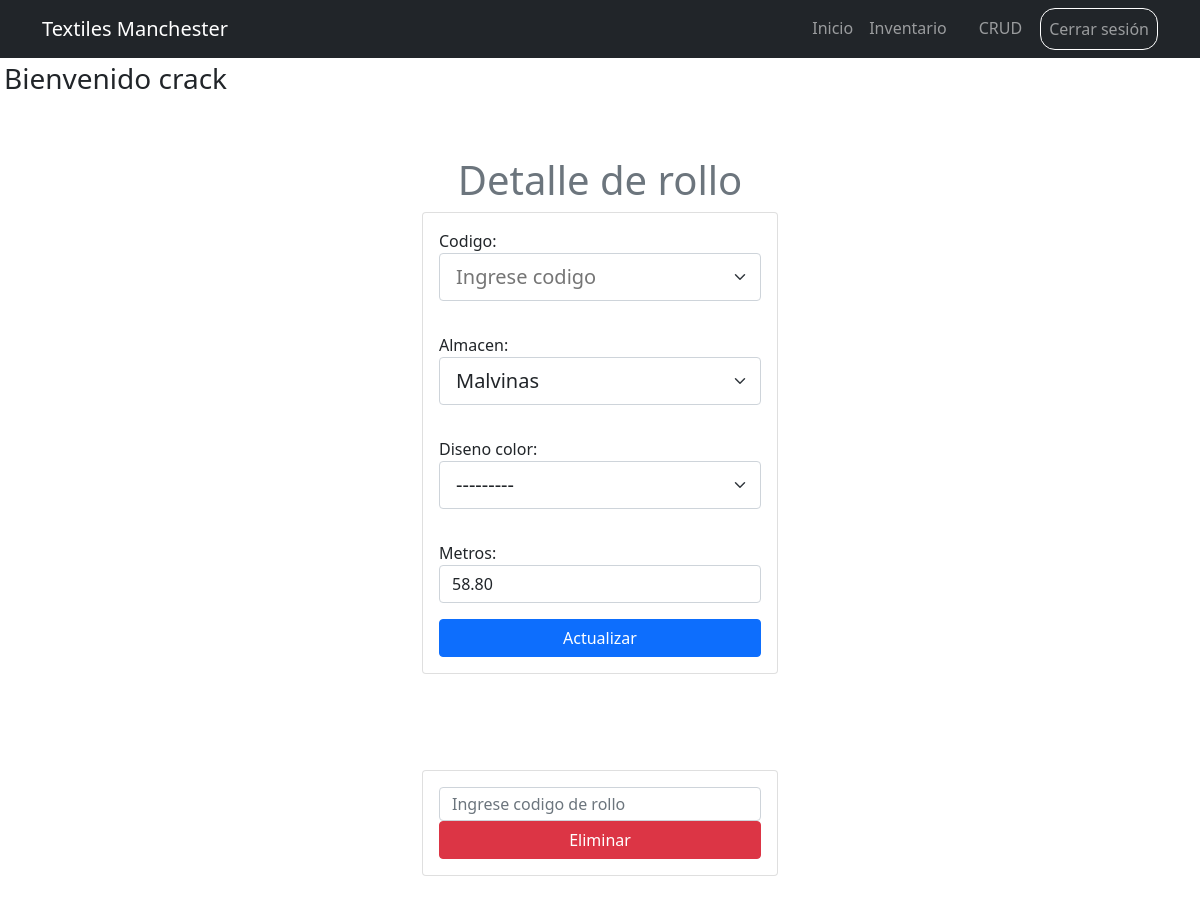
The app's page /inventario/1/ (signed in), older data.
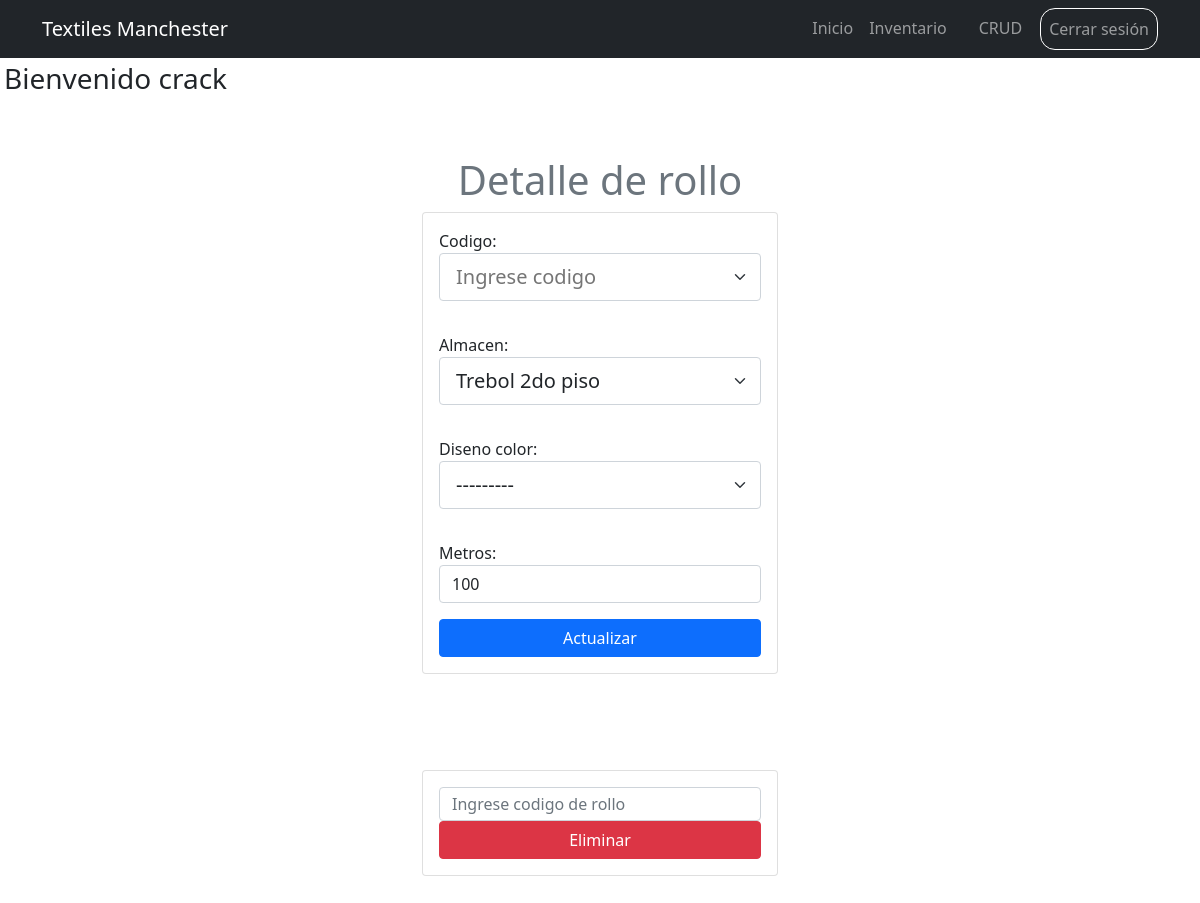
The same page, newer data.
### inventory/models.py (models this page shows, shortened)
class Rollos(models.Model):
    codigo = models.CharField(unique=True, max_length=20)
    almacen = models.ForeignKey(Almacen, on_delete=models.CASCADE)
    diseno_color = models.ForeignKey(Diseno_Color, on_delete=models.CASCADE)
    metros = models.CharField(max_length=10)
    created = models.DateTimeField(auto_now_add=True)
    user  = models.ForeignKey(User, on_delete=models.CASCADE)

### inventory/views.py (the view, shortened to what this page needs)
# urls.py: path('inventario/<int:rollo_id>/', views.rollo_detail, name='rollo_detail'),
@login_required
def rollo_detail(request, rollo_id):
    if request.method == 'GET':
        rollos = get_object_or_404(Rollos, pk=rollo_id)
        form = RollosForm(instance=rollos)
        return render(request, 'rollo_detail.html', {
            'rollos': rollos,
            'form': form})

### inventory/forms.py
class RollosForm(forms.ModelForm):
    class Meta:
        model = Rollos
        fields = ['codigo','almacen', 'diseno_color','metros']
        widgets = {
            'codigo': forms.TextInput(attrs={'class': 'form-select form-select-lg mb-3', 'placeholder': 'Ingrese codigo'}),
            'almacen': forms.Select(attrs={'class': 'form-select form-select-lg mb-3', 'placeholder': 'Seleccione almacen'}),
            'diseno_color': forms.Select(attrs={'class': 'form-select form-select-lg mb-3', 'placeholder': 'Seleccione diseño y color'}),
            'metros': forms.TextInput(attrs={'class': 'form-control', 'placeholder': 'Ingrese metraje'})
        }

### inventory/models.py (called while the page is built)
    def __str__(self):
        return self.name

### inventory/templates/rollo_detail.html (shortened to what this page needs)
{% extends 'base.html' %}
{% block content %}
<main class="container">
    <div class="row">
        <div class="col-md-4 offset-md-4 py-5">
            <h1 class="text-secondary text-center">Detalle de rollo</h1>
            <form method="POST" class="card card-body">
                {{form.as_p}}
                <button class="btn btn-primary">Actualizar</button>
            </form>
        </div>
    </div>
</main>
<main class="container">
    <div class="row">
            <div class="col-md-4 offset-md-4 py-5">
                <form  method="POST" class="card card-body">
                    <input type="text" placeholder="Ingrese codigo de rollo" class="form-control py-1">
                    <button class="btn btn-danger">Eliminar</button>
                </form>
            </div>
    </div>
</main>
{% endblock %}

Row changes from the older to the newer data that the page shows:
changed Rollos: almacen "Malvinas" → "Trebol 2do piso"; metros "58.80" → "100"
